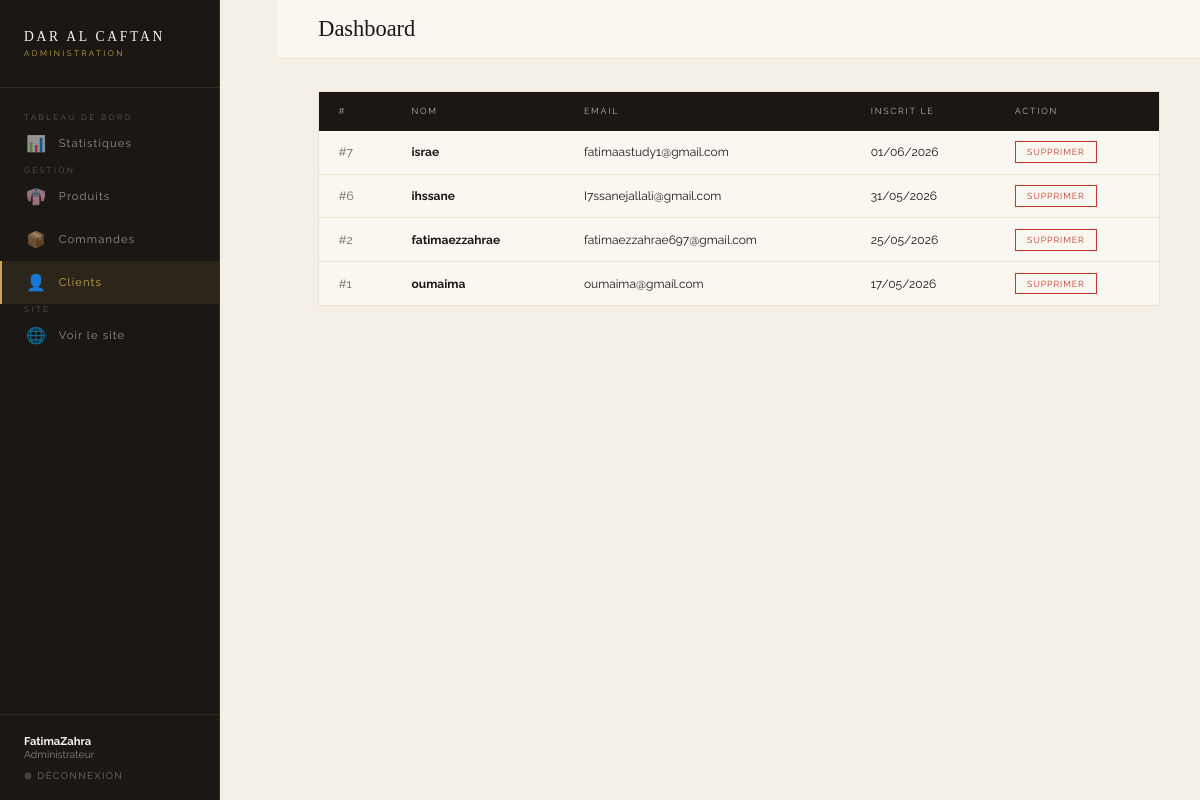
/views/admin/dashboard.php?section=clients (signed in), run on the app's committed database.
### tables this page shows
CREATE TABLE `users` (
  `id` int(11) NOT NULL,
  `name` varchar(100) DEFAULT NULL,
  `email` varchar(100) DEFAULT NULL,
  `password` varchar(255) DEFAULT NULL,
  `role` enum('admin','client') DEFAULT 'client',
  `created_at` timestamp NOT NULL DEFAULT current_timestamp()
);

### config/database.php (called while the page is built)
<?php
function getConnection() {
    $host = "localhost";
    $dbname = "estore";
    $username = "root";
    $password = "";
    try {
        $conn = new PDO(
            "mysql:host=$host;dbname=$dbname;charset=utf8",
            $username,
            $password
        );
        $conn->setAttribute(PDO::ATTR_ERRMODE, PDO::ERRMODE_EXCEPTION);
        return $conn;
    } catch(PDOException $e) {
        die("Erreur de connexion : " . $e->getMessage());
    }
}
?>

### models/User.php (called while the page is built, shortened)
<?php
require_once __DIR__ . '/../config/database.php';
class User {
    private $conn;
    public function __construct() {
        $this->conn = getConnection();
    }
    public function getTousLesClients() {
        $stmt = $this->conn->query(
            "SELECT id, name, email, created_at FROM users WHERE role = 'client' ORDER BY created_at DESC"
        );
        return $stmt->fetchAll(PDO::FETCH_ASSOC);
    }
}
?>

### views/admin/dashboard.php (the view, shortened to what this page needs)
<?php
require_once '../../config/database.php';
require_once '../../models/Product.php';
require_once '../../models/User.php';
$section = $_GET['section'] ?? 'stats';
$productModel = new Product();
$userModel    = new User();
$orderModel   = new Order();
$clients   = $userModel->getTousLesClients();
$stats = [
    'nb_produits'  => $productModel->compter(),
    'nb_clients'   => $userModel->compterClients(),
    'nb_commandes' => $orderModel->compter(),
    'chiffre'      => $orderModel->getChiffreAffaires(),
    'populaires'        => $productModel->getPopulaires(5),
    'nb_visites'        => (new Visite())->compterTotal(),
    'visites_today'     => (new Visite())->compterAujourdhui(),
    'pages_populaires'  => (new Visite())->getPagesPopulaires(),
    'visites_pays'      => (new Visite())->getParPays(),
];
?>
<!DOCTYPE html>
<html lang="fr">
<head>
</head>
<body>
<aside class="sidebar">
  <div class="sidebar-brand">
    <span class="sidebar-brand-name">DAR AL CAFTAN</span>
    <span class="sidebar-brand-sub">Administration</span>
  </div>
  <nav class="sidebar-nav">
    <span class="nav-label">Tableau de bord</span>
    <a href="?section=stats"     class="nav-item <?= $section==='stats'?'active':'' ?>">
      <span class="nav-icon">📊</span> Statistiques
    </a>
    <span class="nav-label">Gestion</span>
    <a href="?section=produits"  class="nav-item <?= $section==='produits'?'active':'' ?>">
      <span class="nav-icon">👘</span> Produits
    </a>
    <a href="?section=commandes" class="nav-item <?= $section==='commandes'?'active':'' ?>">
      <span class="nav-icon">📦</span> Commandes
    </a>
    <a href="?section=clients"   class="nav-item <?= $section==='clients'?'active':'' ?>">
      <span class="nav-icon">👤</span> Clients
    </a>
    <span class="nav-label">Site</span>
    <a href="../products/index.php" class="nav-item" target="_blank">
      <span class="nav-icon">🌐</span> Voir le site
    </a>
  </nav>
  <div class="sidebar-footer">
    <p class="admin-info">
      <strong><?= htmlspecialchars($_SESSION['user_name']) ?></strong>
      Administrateur
    </p>
    <a href="../../controllers/AuthController.php?action=logout" class="logout-link">
      ⊗ Déconnexion
    </a>
  </div>
</aside>
<main class="main">
  <div class="topbar">
    <h1 class="topbar-title">
      <?php
        $titles = [
          'stats'     => 'Tableau de <em>bord</em>',
          'produits'  => 'Gestion des <em>produits</em>',
          'commandes' => 'Suivi des <em>commandes</em>',
          'clients'   => 'Gestion des <em>clients</em>',
        ];
        echo $titles[$section] ?? 'Dashboard';
      ?>
    </h1>
  </div>
  <div class="content">
    <?php if ($section === 'stats'): ?>
      <div class="stats-grid">
        <div class="stat-card">
          <span class="nav-icon stat-icon">👘</span>
          <span class="stat-label">Total produits</span>
          <div class="stat-value"><?= $stats['nb_produits'] ?></div>
        </div>
        <div class="stat-card">
          <span class="nav-icon stat-icon">👤</span>
          <span class="stat-label">Clients inscrits</span>
          <div class="stat-value"><?= $stats['nb_clients'] ?></div>
        </div>
        <div class="stat-card">
          <span class="nav-icon stat-icon">📦</span>
          <span class="stat-label">Commandes totales</span>
          <div class="stat-value"><?= $stats['nb_commandes'] ?></div>
        </div>
        <div class="stat-card">
          <span class="nav-icon stat-icon">💰</span>
          <span class="stat-label">Chiffre d'affaires</span>
          <div class="stat-value">
            <?= number_format($stats['chiffre'], 0) ?>
            <small>DH</small>
          </div>
        </div>
        <div class="stat-card">
          <span class="nav-icon stat-icon">👁️</span>
          <span class="stat-label">Visites totales</span>
          <div class="stat-value"><?= $stats['nb_visites'] ?></div>
        </div>
        <div class="stat-card">
          <span class="nav-icon stat-icon">📅</span>
          <span class="stat-label">Visites aujourd'hui</span>
          <div class="stat-value"><?= $stats['visites_today'] ?></div>
        </div>
      </div>
      <h2 class="section-title">Produits les plus <em>commandés</em></h2>
      <div class="table-wrap" style="padding:1.5rem;">
        <?php if (empty($stats['populaires'])): ?>
          <p style="font-size:0.75rem;color:var(--warm-gray);text-align:center;padding:1rem;">
            Aucune commande enregistrée pour le moment.
          </p>
        <?php else: ?>
          <?php
            $maxVente = max(array_column($stats['populaires'], 'total_vendu'));
            foreach ($stats['populaires'] as $pop):
              $pct = $maxVente > 0 ? ($pop['total_vendu'] / $maxVente) * 100 : 0;
          ?>
          <div class="pop-item">
            <span style="min-width:180px;"><?= htmlspecialchars($pop['name']) ?></span>
            <div class="pop-bar-wrap">
              <div class="pop-bar" style="width:<?= $pct ?>%"></div>
            </div>
            <span style="min-width:80px;text-align:right;color:var(--gold);font-weight:500;">
              <?= $pop['total_vendu'] ?> vendus
            </span>
          </div>
          <?php endforeach; ?>
        <?php endif; ?>
      </div>
      <h2 class="section-title" style="margin-top:2rem;">Pages les plus <em>visitées</em></h2>
      <div class="table-wrap" style="padding:1.5rem; margin-bottom:2rem;">
        <?php if (empty($stats['pages_populaires'])): ?>
          <p style="font-size:0.75rem;color:var(--warm-gray);text-align:center;">
            Aucune visite enregistrée.
          </p>
        <?php else: ?>
          <?php
            $maxPage = max(array_column($stats['pages_populaires'], 'nb'));
            foreach ($stats['pages_populaires'] as $pg):
              $pct = $maxPage > 0 ? ($pg['nb'] / $maxPage) * 100 : 0;
          ?>
          <div class="pop-item">
            <span style="min-width:160px;"><?= htmlspecialchars($pg['page']) ?></span>
            <div class="pop-bar-wrap">
              <div class="pop-bar" style="width:<?= $pct ?>%"></div>
            </div>
            <span style="min-width:80px;text-align:right;color:var(--gold);font-weight:500;">
              <?= $pg['nb'] ?> visites
            </span>
          </div>
          <?php endforeach; ?>
        <?php endif; ?>
      </div>
      <h2 class="section-title">Visiteurs par <em>pays</em></h2>
      <div class="table-wrap" style="padding:1.5rem;">
        <?php if (empty($stats['visites_pays'])): ?>
          <p style="font-size:0.75rem;color:var(--warm-gray);text-align:center;">
            Aucune donnée géographique.
          </p>
        <?php else: ?>
          <?php
            $maxPays = max(array_column($stats['visites_pays'], 'nb'));
            foreach ($stats['visites_pays'] as $pys):
              $pct = $maxPays > 0 ? ($pys['nb'] / $maxPays) * 100 : 0;
          ?>
          <div class="pop-item">
            <span style="min-width:160px;">🌍 <?= htmlspecialchars($pys['pays']) ?></span>
            <div class="pop-bar-wrap">
              <div class="pop-bar" style="width:<?= $pct ?>%; background:#4A90D9;"></div>
            </div>
            <span style="min-width:80px;text-align:right;color:#4A90D9;font-weight:500;">
              <?= $pys['nb'] ?> visiteurs
            </span>
          </div>
          <?php endforeach; ?>
        <?php endif; ?>
      </div>
    <!-- ════════════════════════════════
         SECTION : PRODUITS
    ════════════════════════════════ -->
    <?php elseif ($section === 'clients'): ?>
      <div class="table-wrap">
        <table>
          <thead>
            <tr>
              <th>#</th>
              <th>Nom</th>
              <th>Email</th>
              <th>Inscrit le</th>
              <th>Action</th>
            </tr>
          </thead>
          <tbody>
            <?php if (empty($clients)): ?>
              <tr><td colspan="5" style="text-align:center;color:var(--warm-gray);padding:2rem;">
                Aucun client inscrit.
              </td></tr>
            <?php else: ?>
              <?php foreach ($clients as $client): ?>
              <tr>
                <td style="color:var(--warm-gray);">#<?= $client['id'] ?></td>
                <td><strong><?= htmlspecialchars($client['name']) ?></strong></td>
                <td><?= htmlspecialchars($client['email']) ?></td>
                <td><?= date('d/m/Y', strtotime($client['created_at'])) ?></td>
                <td>
                  <a href="?action=supprimer_client&id=<?= $client['id'] ?>"
                     class="btn-action btn-delete"
                     onclick="return confirm('Supprimer ce client ?')">
                    Supprimer
                  </a>
                </td>
              </tr>
              <?php endforeach; ?>
            <?php endif; ?>
          </tbody>
        </table>
      </div>
    <?php endif; ?>
  </div>
</main>
</body>
</html>

### views/admin/dashboard.php (style rules this page uses)
*, *::before, *::after { margin:0; padding:0; box-sizing:border-box; }
:root { --gold:#C9A84C; --gold-dark:#8B6914; --ivory:#FAF7F0; --charcoal:#1A1714; --warm-gray:#6B6560; --border:rgba(201,168,76,0.25); --bg:#F4F0E8; --sidebar:220px; }
body { font-family:'Raleway',sans-serif; background:var(--bg); color:var(--charcoal); display:flex; min-height:100vh; }
.sidebar { width:var(--sidebar); background:var(--charcoal); display:flex; flex-direction:column; position:fixed; top:0; left:0; height:100vh; border-right:0.5px solid rgba(201,168,76,0.15); z-index:50; }
.sidebar-brand { padding:1.8rem 1.5rem; border-bottom:0.5px solid rgba(201,168,76,0.15); }
.sidebar-brand-name { font-family:'Cinzel',serif; font-size:0.85rem; letter-spacing:0.2em; color:var(--ivory); display:block; }
.sidebar-brand-sub { font-size:0.5rem; letter-spacing:0.3em; text-transform:uppercase; color:var(--gold); margin-top:3px; display:block; }
.sidebar-nav { flex:1; padding:1.5rem 0; }
.nav-label { font-size:0.5rem; letter-spacing:0.3em; text-transform:uppercase; color:rgba(250,247,240,0.3); padding:0.5rem 1.5rem; margin-top:1rem; }
.nav-item { display:flex; align-items:center; gap:0.8rem; padding:0.75rem 1.5rem; font-size:0.7rem; letter-spacing:0.1em; text-decoration:none; color:rgba(250,247,240,0.55); transition:all 0.2s; border-left:2px solid transparent; }
.nav-item.active { color:var(--gold); border-left-color:var(--gold); background:rgba(201,168,76,0.1); }
.nav-icon { font-size:1rem; width:20px; text-align:center; }
.sidebar-footer { padding:1.2rem 1.5rem; border-top:0.5px solid rgba(201,168,76,0.15); }
.admin-info { font-size:0.65rem; color:rgba(250,247,240,0.5); margin-bottom:0.6rem; }
.admin-info strong { color:var(--ivory); display:block; font-size:0.7rem; }
.logout-link { font-size:0.6rem; letter-spacing:0.15em; text-transform:uppercase; color:rgba(250,247,240,0.4); text-decoration:none; transition:color 0.2s; }
.main { margin-left:var(--sidebar); flex:1; min-height:100vh; }
.topbar { background:var(--ivory); border-bottom:0.5px solid var(--border); padding:1rem 2.5rem; display:flex; justify-content:space-between; align-items:center; position:sticky; top:0; z-index:40; }
.topbar-title { font-family:'Cormorant Garamond',serif; font-size:1.4rem; font-weight:300; }
.content { padding:2rem 2.5rem; }
.table-wrap { background:var(--ivory); border:0.5px solid var(--border); overflow:hidden; margin-bottom:2rem; }
table { width:100%; border-collapse:collapse; }
thead { background:var(--charcoal); }
thead th { font-size:0.55rem; letter-spacing:0.2em; text-transform:uppercase; color:rgba(250,247,240,0.7); padding:0.9rem 1.2rem; text-align:left; font-weight:400; }
tbody tr { border-bottom:0.5px solid var(--border); transition:background 0.15s; }
tbody tr:last-child { border-bottom:none; }
td { font-size:0.75rem; padding:0.9rem 1.2rem; vertical-align:middle; }
.btn-action { font-size:0.55rem; letter-spacing:0.1em; text-transform:uppercase; padding:0.3rem 0.7rem; text-decoration:none; transition:all 0.15s; cursor:pointer; font-family:'Raleway',sans-serif; border:none; }
.btn-delete { border:0.5px solid #c0392b; color:#c0392b; background:transparent; }

### data on the page
users: id "7", name "israe", email "fatimaastudy1@gmail.com", created_at "01/06/2026"
users: id "6", name "ihssane", email "I7ssanejallali@gmail.com", created_at "31/05/2026"
users: id "2", name "fatimaezzahrae", email "fatimaezzahrae697@gmail.com", created_at "25/05/2026"
users: id "1", name "oumaima", email "oumaima@gmail.com", created_at "17/05/2026"

### other printed values
$_SESSION['user_name'] "FatimaZahra"
$titles[$section] "Dashboard"
